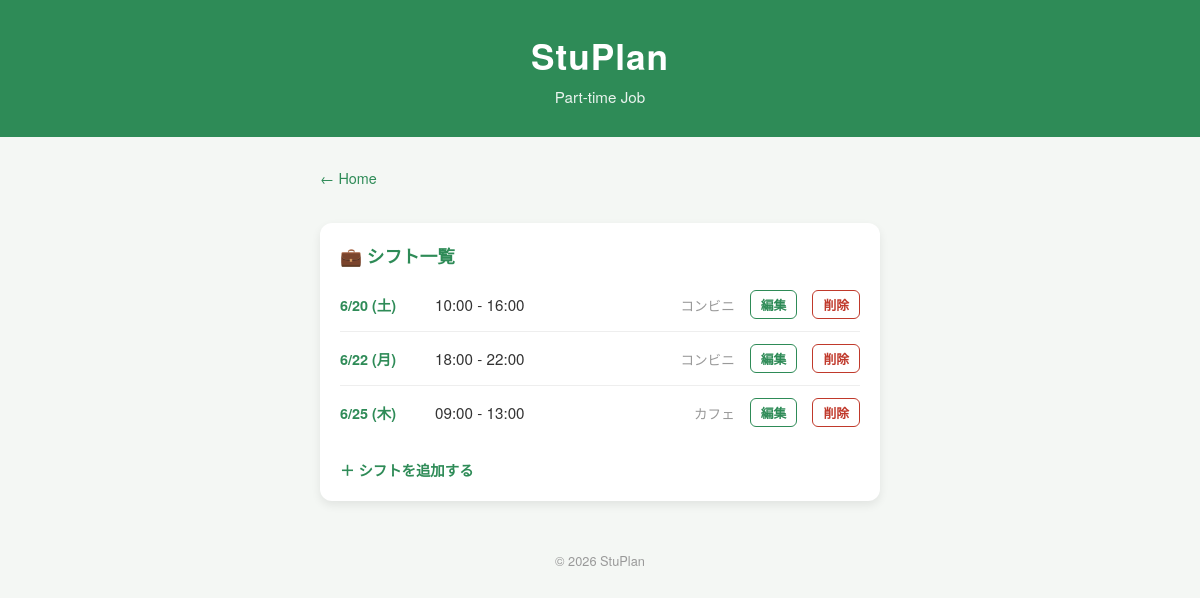
The page /parttime on the database its author committed.
### tables this page shows
CREATE TABLE parttime_jobs (
    id INTEGER PRIMARY KEY AUTOINCREMENT,
    date TEXT NOT NULL,
    start TEXT NOT NULL,
    end TEXT NOT NULL,
    place TEXT NOT NULL
, user_id INTEGER DEFAULT 1);

### app.py (the view)
@app.route("/parttime")
def parttime():
    lang = session.get("lang", "ja")
    t = TRANSLATIONS[lang]
    return render_template("parttime.html", parttime_jobs=get_parttime_jobs(), t=t)

### app.py (called while the page is built)
def get_db_connection():
    if DATABASE_URL:
        import psycopg2
        import psycopg2.extras
        conn = psycopg2.connect(DATABASE_URL)
        conn.autocommit = False
        return conn
    else:
        conn = sqlite3.connect("stuplan.db")
        conn.row_factory = sqlite3.Row
        return conn

def ph(n=1):
    if DATABASE_URL:
        return ",".join(["%s"] * n) if n > 1 else "%s"
    else:
        return ",".join(["?"] * n) if n > 1 else "?"

def fetchall_as_dict(cursor):
    if DATABASE_URL:
        cols = [desc[0] for desc in cursor.description]
        return [dict(zip(cols, row)) for row in cursor.fetchall()]
    else:
        rows = cursor.fetchall()
        return [dict(row) for row in rows]

def get_user_id():
    return session.get("user_id", 1)

def get_parttime_jobs():
    conn = get_db_connection()
    cursor = conn.cursor()
    p = ph()
    cursor.execute(f'SELECT * FROM parttime_jobs WHERE user_id = {p} ORDER BY date', (get_user_id(),))
    rows = fetchall_as_dict(cursor)
    conn.close()
    return rows

### templates/parttime.html (shortened to what this page needs)
<!DOCTYPE html>
<html lang="ja">
<head>
    <link rel="stylesheet" href="{{ url_for('static', filename='style.css') }}">
</head>
<body>
    <header class="main-header"><h1>StuPlan</h1><p>{{ t.parttime_title }}</p></header>
    <main class="container schedule-container">
        <a href="/home" class="back-link">{{ t.back_home }}</a>
        <section class="card schedule-card">
            <h2>💼 {{ t.parttime_sub }}</h2>
            {% if parttime_jobs %}
            <ul class="parttime-list">
                {% for job in parttime_jobs %}
                <li class="parttime-item">
                    <span class="parttime-date">{{ job.date }}</span>
                    <span class="parttime-time">{{ job.start }} - {{ job.end }}</span>
                    <span class="parttime-place">{{ job.place }}</span>
                    <a href="/parttime/edit/{{ job.id }}" class="edit-link">{{ t.edit }}</a>
                    <a href="/parttime/delete/{{ job.id }}" class="delete-link" onclick="return confirm('{{ t.confirm_delete }}');">{{ t.delete }}</a>
                </li>
                {% endfor %}
            </ul>
            {% else %}
            <p>{{ t.parttime_empty }}</p>
            {% endif %}
            <a href="/parttime/add" class="add-link">{{ t.parttime_add }}</a>
        </section>
    </main>
    <footer class="main-footer"><p>&copy; 2026 StuPlan</p></footer>
</body>
</html>

### static/style.css (style rules this page uses)
* { margin: 0; padding: 0; box-sizing: border-box; }
body { font-family: "Helvetica Neue", Arial, "Hiragino Kaku Gothic ProN", "Meiryo", sans-serif; background-color: #f4f7f4; color: #333; }
.main-header { background-color: #2e8b57; color: white; text-align: center; padding: 30px 20px; }
.main-header h1 { font-size: 2.2rem; letter-spacing: 1px; }
.main-header p { margin-top: 5px; font-size: 0.95rem; opacity: 0.9; }
.container { max-width: 800px; margin: 30px auto; padding: 0 20px; display: grid; grid-template-columns: 1fr 1fr; gap: 20px; }
.card { background-color: #ffffff; border-radius: 12px; padding: 20px; box-shadow: 0 4px 10px rgba(0, 0, 0, 0.08); transition: transform 0.2s ease; }
.card h2 { font-size: 1.1rem; margin-bottom: 10px; color: #2e8b57; }
.main-footer { text-align: center; padding: 20px; color: #999; font-size: 0.8rem; }
.schedule-container { grid-template-columns: 1fr; max-width: 600px; }
.back-link { display: inline-block; margin-bottom: 15px; color: #2e8b57; text-decoration: none; font-size: 0.9rem; }
.parttime-list { list-style: none; }
.parttime-item { display: flex; align-items: center; gap: 15px; padding: 12px 0; border-bottom: 1px solid #eee; }
.parttime-item:last-child { border-bottom: none; }
.parttime-date { font-weight: bold; color: #2e8b57; width: 80px; font-size: 0.9rem; }
.parttime-time { flex: 1; font-size: 0.95rem; }
.parttime-place { font-size: 0.85rem; color: #999; }
.add-link { display: inline-block; margin-top: 20px; color: #2e8b57; text-decoration: none; font-weight: bold; font-size: 0.9rem; }
.delete-link { color: #c0392b; text-decoration: none; font-size: 0.8rem; font-weight: bold; padding: 4px 10px; border: 1px solid #c0392b; border-radius: 6px; white-space: nowrap; }
.edit-link { color: #2e8b57; text-decoration: none; font-size: 0.8rem; font-weight: bold; padding: 4px 10px; border: 1px solid #2e8b57; border-radius: 6px; white-space: nowrap; }

### rows shown on the page
parttime_jobs: date "6/20 (土)", start "10:00", end "16:00", place "コンビニ", edit "編集", delete "削除"
parttime_jobs: date "6/22 (月)", start "18:00", end "22:00", place "コンビニ", edit "編集", delete "削除"
parttime_jobs: date "6/25 (木)", start "09:00", end "13:00", place "カフェ", edit "編集", delete "削除"

### other values the page prints
{{ t.parttime_title }} "Part-time Job"
{{ t.back_home }} "← Home"
{{ t.parttime_sub }} "シフト一覧"
{{ t.parttime_add }} "＋ シフトを追加する"
